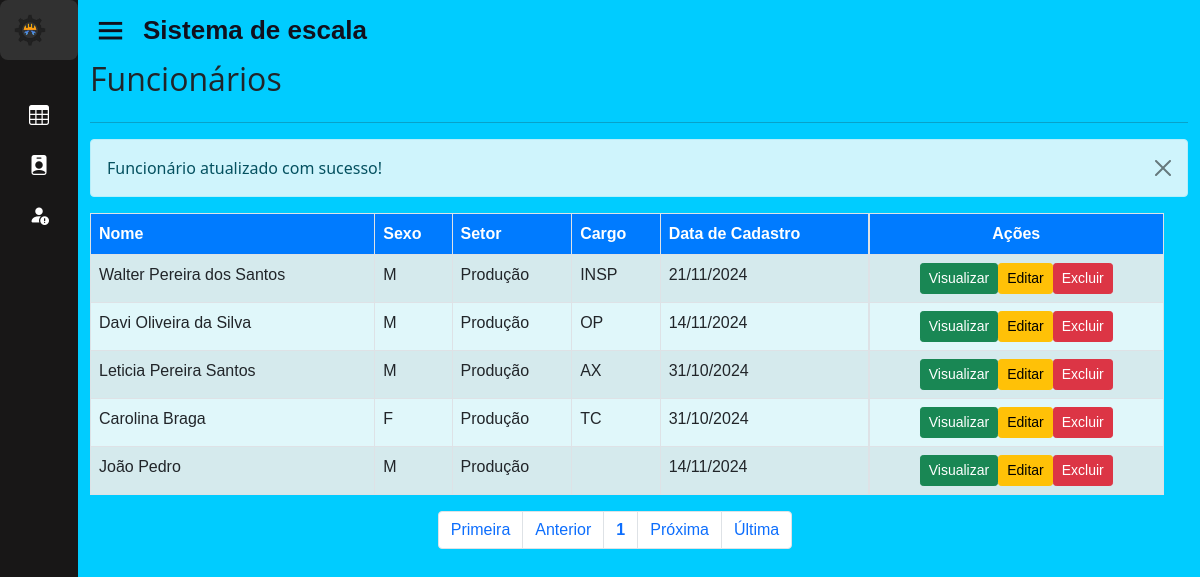
The page /home.php?page=lista_func&msg=2 (signed in) on the database its author committed.
### tables this page shows
CREATE TABLE IF NOT EXISTS `funcionario` (
  `id_func` int(11) NOT NULL AUTO_INCREMENT,
  `nome_func` varchar(50) NOT NULL,
  `cargo_func` varchar(50) DEFAULT NULL,
  `turno` enum('diurno','noturno') DEFAULT NULL,
  `telefone_func` varchar(50) NOT NULL,
  `sexo_func` varchar(50) NOT NULL,
  `email_func` varchar(50) NOT NULL,
  `id_st` int(11) DEFAULT NULL,
  PRIMARY KEY (`id_func`) USING BTREE,
  KEY `FK_funcionario_setor` (`id_st`),
  CONSTRAINT `FK_funcionario_setor` FOREIGN KEY (`id_st`) REFERENCES `setor` (`id_st`) ON DELETE CASCADE ON UPDATE CASCADE
);

CREATE TABLE IF NOT EXISTS `setor` (
  `id_st` int(11) NOT NULL AUTO_INCREMENT,
  `nome_st` varchar(50) DEFAULT NULL,
  PRIMARY KEY (`id_st`)
);

CREATE TABLE IF NOT EXISTS `usuarios` (
  `id` int(11) unsigned NOT NULL AUTO_INCREMENT,
  `nome` varchar(50) NOT NULL,
  `usuario` varchar(25) NOT NULL,
  `senha` varchar(40) NOT NULL,
  `email` varchar(100) NOT NULL,
  `nivel` int(1) unsigned NOT NULL DEFAULT 1,
  `ativo` tinyint(1) NOT NULL DEFAULT 1,
  `dt_cadastro` datetime NOT NULL,
  `id_func` int(11) DEFAULT NULL,
  PRIMARY KEY (`id`),
  UNIQUE KEY `usuario` (`usuario`),
  KEY `nivel` (`nivel`),
  KEY `FK_usuarios_funcionario` (`id_func`),
  CONSTRAINT `FK_usuarios_funcionario` FOREIGN KEY (`id_func`) REFERENCES `funcionario` (`id_func`) ON DELETE CASCADE ON UPDATE CASCADE
);

### sis/funcionario/lista_func.php (the view, shortened to what this page needs)
<div id="main" class="container-fluid">
	<div id="top" class="row">
		<div class="col-md-11">
			<h2>Funcionários</h2>
		</div>
	</div>
	<hr/>
	<div> <?php include "mensagens.php"; ?> </div>
	<div id="list" class="row">
        <div class="table-responsive col-md-12">
        <?php
            $quantidade = 5;
            $pagina = (isset($_GET['pagina'])) ? (int)$_GET['pagina'] : 1;
            $inicio = ($quantidade * $pagina) - $quantidade;
            $data = mysqli_query($con, "select funcionario.*, endereco.*, setor.*, usuarios.dt_cadastro from funcionario, endereco, setor, usuarios where funcionario.id_func = endereco.id_func and funcionario.id_func = usuarios.id_func limit $inicio, $quantidade;");
            echo "<table class='table table-striped table-bordered' style='background-color: #e0f7fa;' cellspacing='0' cellpadding='0'>";
            echo "<thead style='background-color: #007bff; color: white;'>";
            echo "<tr>";
            echo "<td><strong>Nome</strong></td>";
            echo "<td><strong>Sexo</strong></td>";
            echo "<td><strong>Setor</strong></td>";
            echo "<td><strong>Cargo</strong></td>";
			echo "<td><strong>Data de Cadastro</strong></td>";
            echo "<td class='actions d-flex justify-content-center'><strong>Ações</strong></td>";
            echo "</tr></thead><tbody>";
            while ($info = mysqli_fetch_array($data)) {
                echo "<tr>";
                echo "<td>".$info['nome_func']."</td>";
                echo "<td>".$info['sexo_func']."</td>";
                echo "<td>".$info['nome_st']."</td>";
                echo "<td>".$info['cargo_func']."</td>";
				echo "<td>".($info['dt_cadastro'] ? date("d/m/Y", strtotime($info['dt_cadastro'])) : 'N/A')."</td>";
                echo "<td class='actions btn-group-sm d-flex justify-content-center'>";
                echo "<a class='btn btn-success btn-xs' href='?page=view_func&id_func=".$info['id_func']."'> Visualizar </a>";
                echo "<a class='btn btn-warning btn-xs' href='?page=fedita_func&id_func=".$info['id_func']."'> Editar </a>";
                echo "<a href='?page=excluir_func&id_func=".$info['id_func']."' class='btn btn-danger btn-xs'> Excluir </a>";
                echo "</td>";
                echo "</tr>";
            }
            echo "</tbody></table>";
        ?>
    </div>
		<div id="bottom" class="row">
			<div class="col-md-12 d-flex justify-content-center">
				<?php
					$sqlTotal 		= "select id_func from funcionario;";
					$qrTotal  		= mysqli_query($con, $sqlTotal);
					$numTotal 		= mysqli_num_rows($qrTotal);
					$totalpagina = (ceil($numTotal/$quantidade)<=0) ? 1 : ceil($numTotal/$quantidade);
					$anterior = (($pagina-1) <= 0) ? 1 : $pagina - 1;
					$posterior = (($pagina+1) >= $totalpagina) ? $totalpagina : $pagina+1;
					echo "<ul class='pagination'>";
					echo "<li class='page-item'><a class='page-link' href='?page=lista_func&pagina=1'> Primeira</a></li> ";
					echo "<li class='page-item'><a class='page-link' href=\"?page=lista_func&pagina=$anterior\"> Anterior</a></li> ";
					echo "<li class='page-item'><a class='page-link' href='?page=lista_func&pagina=".$pagina."'><strong>".$pagina."</strong></a></li> ";
					echo "<li class='page-item'><a class='page-link' href=\"?page=lista_func&pagina=$posterior\"> Pr&oacute;xima</a></li> ";
					echo "<li class='page-item'><a class='page-link' href=\"?page=lista_func&pagina=$totalpagina\"> &Uacute;ltima</a></li></ul>";
				?>
			</div>
		</div>
</div>
</div>

### css/style.css (style rules this page uses)
* { margin: 0; padding: 0; box-sizing: border-box; }
h2 { font-family: "Open Sans", sans-serif; font-optical-sizing: auto; font-weight: 600; }
p,span,a,td,tr,label { font-family: "Source Sans 3", sans-serif; font-optical-sizing: auto; font-weight:400; }
.row { width: 100%; }

### rows shown on the page
funcionario: nome_func "Walter Pereira dos Santos", sexo_func "M", setor.nome_st "Produção", cargo_func "INSP", usuarios.dt_cadastro "21/11/2024"
funcionario: nome_func "Davi Oliveira da Silva", sexo_func "M", setor.nome_st "Produção", cargo_func "OP", usuarios.dt_cadastro "14/11/2024"
funcionario: nome_func "Leticia Pereira Santos", sexo_func "M", setor.nome_st "Produção", cargo_func "AX", usuarios.dt_cadastro "31/10/2024"
funcionario: nome_func "Carolina Braga", sexo_func "F", setor.nome_st "Produção", cargo_func "TC", usuarios.dt_cadastro "31/10/2024"
funcionario: nome_func "João Pedro", sexo_func "M", setor.nome_st "Produção", usuarios.dt_cadastro "14/11/2024"

### other values the page prints
$pagina "1"
